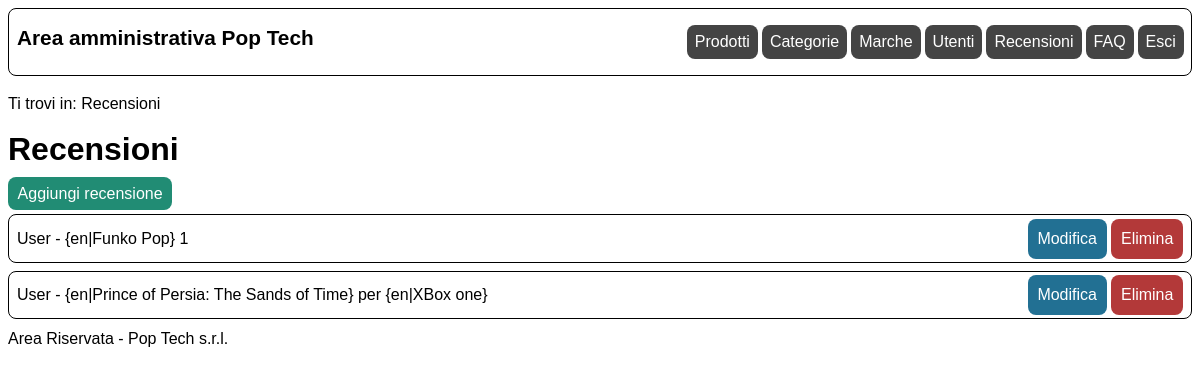
The page /admin/recensioni.php (signed in) on the database as committed earlier.
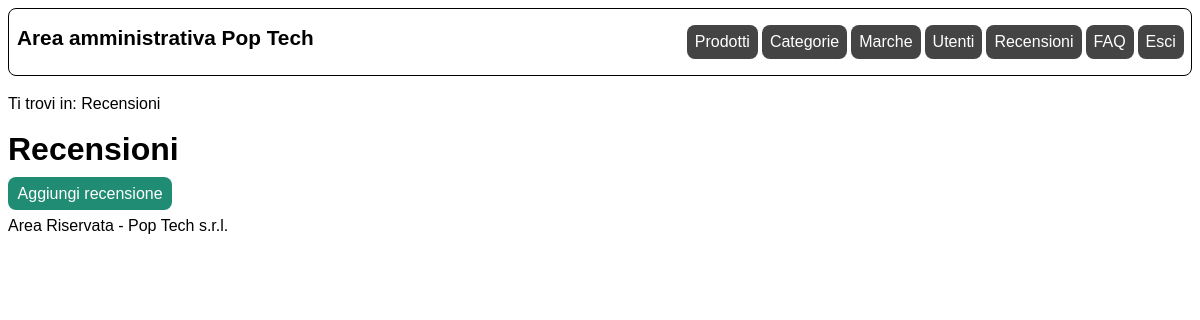
The same page on the database as committed later.
### tables this page shows
CREATE TABLE `recensione` (
  `ID` int(11) UNSIGNED NOT NULL,
  `prodotto` int(10) UNSIGNED NOT NULL,
  `utente` int(10) UNSIGNED NOT NULL,
  `contenuto` text,
  `punteggio` decimal(2,1) UNSIGNED NOT NULL DEFAULT '0.0'
);

CREATE TABLE `utente` (
  `ID` int(10) UNSIGNED NOT NULL,
  `nome` varchar(200) NOT NULL,
  `email` varchar(200) NOT NULL,
  `password` varchar(200) NOT NULL,
  `admin` tinyint(1) NOT NULL
);

CREATE TABLE `prodotto` (
  `ID` int(10) UNSIGNED NOT NULL,
  `nome` varchar(400) NOT NULL,
  `immagine` varchar(300) NOT NULL,
  `altImmagine` varchar(500) DEFAULT NULL,
  `descrizione` text NOT NULL,
  `origine` varchar(100) NOT NULL,
  `marca` int(10) UNSIGNED NOT NULL,
  `modello` varchar(100) NOT NULL,
  `dimensione` varchar(200) DEFAULT NULL,
  `peso` varchar(100) DEFAULT NULL,
  `categoria` int(10) UNSIGNED NOT NULL,
  `prezzo` decimal(5,2) UNSIGNED NOT NULL
);

### includes/connection.php (called while the page is built, shortened)
<?php
class DBAccess{
    private $connection;
    public function open_connection(){
        $this->connection = mysqli_connect(DBAccess::HOST_DB, DBAccess::USERNAME, DBAccess::PASSWORD, DBAccess::DATABASE_NAME);
        if(mysqli_connect_errno()) {
            echo "Errore di connessione al database: " . mysqli_connect_error();
            return false;
        }
        else{
            return true;
        }
    }
    public function exec_select_query($query){
        $res = mysqli_query($this->connection, $query) or die("Errore DB: ".mysqli_error($this->connection));
        if(mysqli_num_rows($res)==0){
            return array();
        }else{
            $resArray = array();
            while($row = mysqli_fetch_assoc($res)){
                array_push($resArray,$row);
            }
            return $resArray;
        }
    }
}
?>

### admin/recensioni.php (the view, shortened to what this page needs)
<?php
    require_once "../includes/connection.php";
    require_once "../includes/utilities.php";
    $template = file_get_contents('layouts/layout.html');
    $title = "Pop Tech";
    $breadcrumbs = '<p>Ti trovi in: Recensioni</p>';
    if(!isLoggedIn(true)){
        $content = '<p class="message errorMsg">Attenzione non disponi dei privilegi necessari per accede a questa pagina.</p>';
    }else{
        $content = "<h1>Recensioni</h1>";
        $content .= '<a href="recensione.php" class="btn btn-green">Aggiungi recensione</a>';
        $connection = new DBAccess();
        if($connection->open_connection()){
            $reviews = $connection->exec_select_query('SELECT recensione.id, utente.nome AS user, prodotto.nome AS product FROM recensione, prodotto, utente WHERE recensione.utente=utente.id AND recensione.prodotto=prodotto.id;');
            foreach($reviews as $review){
                $content .= '<article class="listItem">';
                    $content .= '<span>'.$review['user'].' - ';
                    $content .= parse_lang($review['product']).'</span>';
                    $content .= '<a href="recensione.php?id='.$review['id'].'" class="btn btn-info">Modifica</a>';
                    $content .= '<a href="delete.php?id='.$review['id'].'&type=recensione" class="btn btn-danger">Elimina</a>';
                $content .= '</article>';
            }
        }else{
            $content .= '<p>I sistemi sono momentaneamente fuori servizio. Ci scusiamo per il disagio.</p>';
        }
    }
    $menu = get_admin_menu();
    $template = str_replace('{{menu}}',$menu,$template);
    $template = str_replace('{{title}}',$title,$template);
    $template = str_replace('{{breadcrumbs}}',$breadcrumbs,$template);
    $template = str_replace('{{content}}',$content,$template);
    echo $template;
?>

### includes/utilities.php (shortened to what this page needs)
<?php
require_once('connection.php');
function parse_lang(String $string, bool $delete=false){
    if($delete){
        $replaceStart = '';
        $replaceEnd = '';
    }else{
        $replaceStart = '<span lang="${2}">';
        $replaceEnd = '</span>';
    }
    $string = preg_replace('/\[\/.{2}\]/', $replaceEnd, $string);
    $string = preg_replace('/(\[)(.*?)(\])/', $replaceStart, $string);
    return $string;
}
function get_admin_menu(){
    $menu = '';
    $links = ["index.php","categorie.php","marche.php","utenti.php","recensioni.php","faqs.php"];
    $names = ["Prodotti","Categorie","Marche","Utenti","Recensioni","FAQ"];
    $langs = ["","","","","","en"];
    $nLinks = count($links);
    $strToRemove = "/poptech/admin/";
    $currentPage = str_replace($strToRemove,"",$_SERVER['REQUEST_URI']);
    for($i=0;$i<$nLinks;$i++){
        if($currentPage==$links[$i] || ($currentPage=='' && $links[$i]=='index.php') ){
            $menu .= '<li id="currentLink" '.(($langs[$i])?'lang="'.$langs[$i].'"':'').'>'.$names[$i].'</li>';
        }else{
            $menu .= '<li><a href="'.$links[$i].'" '.(($langs[$i])?'lang="'.$langs[$i].'"':'').'>'.$names[$i].'</a></li>';
        }
    }
    if(isLoggedIn(true)){
        $menu .= '<li><a href="logout.php">Esci</a></li>';
    }else{
        $menu = '<li><a href="login.php">Accedi</a></li>';
    }
    return $menu;
}
function isLoggedIn(bool $isAdmin=false){
    if(isset($_SESSION['user'])){
        $connection = new DBAccess();
        if($connection->open_connection()){
            $id = $_SESSION['user'];
            $users = $connection->exec_select_query("SELECT id,admin FROM utente WHERE id=$id");
            if(count($users)>0){
                $user = $users[0];
                if($isAdmin){
                    return $user['admin']==1;
                }else{
                    return true;
                }
            }else{
                return false;
            }
        }else{
            return false;
        }
    }else{
        return false;
    }
}
?>

Rows that differ between the two databases and show on the page:
removed recensione: utente.nome "User", prodotto.nome "{en|Funko Pop} 1"
removed recensione: utente.nome "User", prodotto.nome "{en|Prince of Persia: The Sands of Time} per {en|XBox one}"
